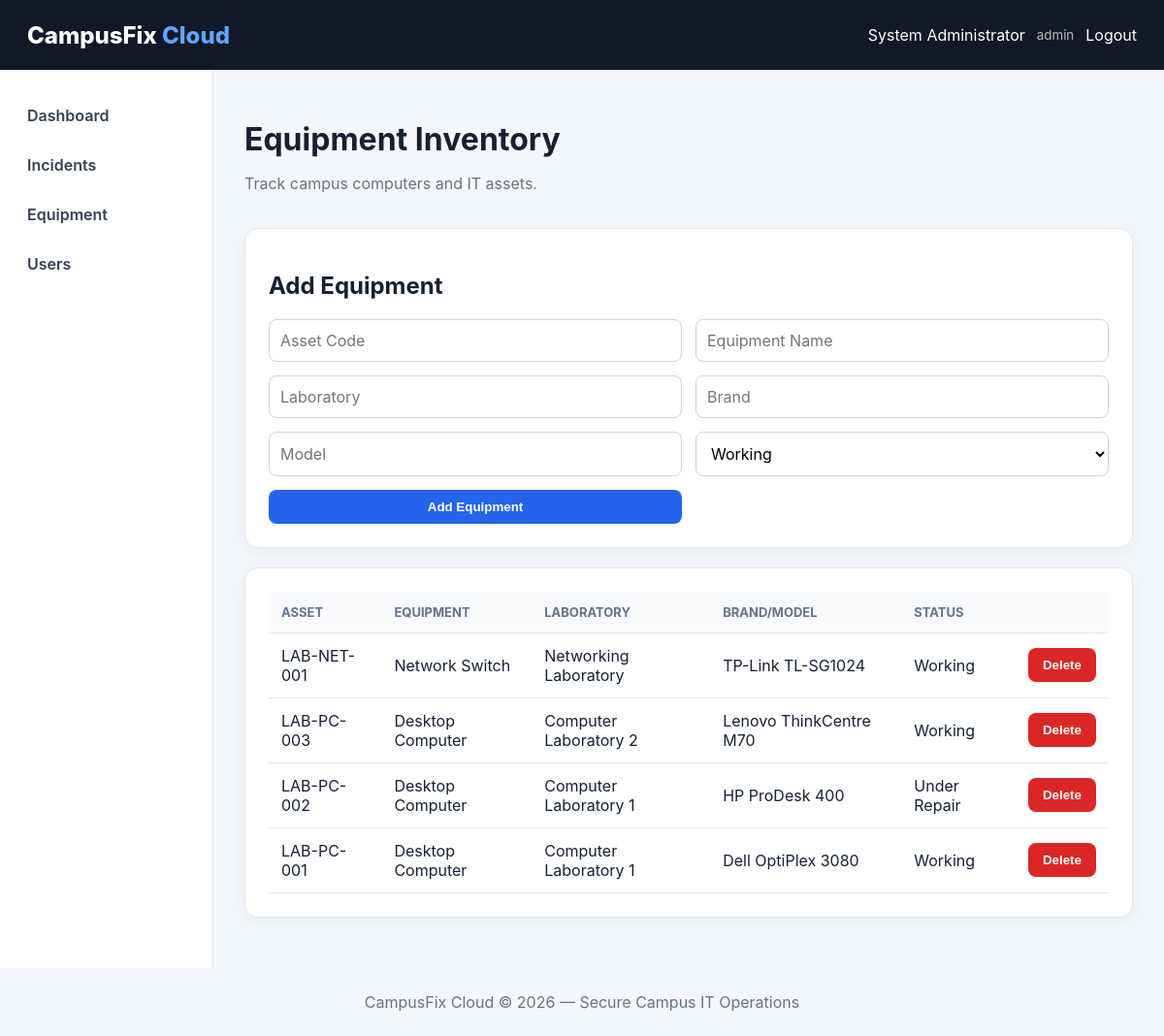
The page /website/equipment.php (signed in) on the database its author committed.
### tables this page shows
CREATE TABLE equipment (
    id INT AUTO_INCREMENT PRIMARY KEY,
    asset_code VARCHAR(50) NOT NULL UNIQUE,
    equipment_name VARCHAR(100) NOT NULL,
    laboratory VARCHAR(100) NOT NULL,
    brand VARCHAR(100),
    model VARCHAR(100),
    status ENUM('Working','Under Repair','Retired') DEFAULT 'Working',
    created_at TIMESTAMP DEFAULT CURRENT_TIMESTAMP
);

### website/equipment.php (the view, shortened to what this page needs)
<?php
require_once __DIR__ . '/config/auth.php';
$equipment = $pdo->query("SELECT * FROM equipment ORDER BY id DESC")->fetchAll();
include __DIR__ . '/includes/header.php';
?>
<div class="panel-head"><div><h1>Equipment Inventory</h1><p class="muted">Track campus computers and IT assets.</p></div></div>
<section class="panel">
<h2>Add Equipment</h2>
<form class="form-grid" method="post">
<input name="asset_code" placeholder="Asset Code" required>
<input name="equipment_name" placeholder="Equipment Name" required>
<input name="laboratory" placeholder="Laboratory" required>
<input name="brand" placeholder="Brand">
<input name="model" placeholder="Model">
<select name="status"><option>Working</option><option>Under Repair</option><option>Retired</option></select>
<button class="btn primary" type="submit">Add Equipment</button>
</form>
</section>
<section class="panel">
<div class="table-wrap"><table>
<tr><th>Asset</th><th>Equipment</th><th>Laboratory</th><th>Brand/Model</th><th>Status</th><th></th></tr>
<?php foreach ($equipment as $row): ?>
<tr>
<td><?= htmlspecialchars($row['asset_code']) ?></td>
<td><?= htmlspecialchars($row['equipment_name']) ?></td>
<td><?= htmlspecialchars($row['laboratory']) ?></td>
<td><?= htmlspecialchars($row['brand'].' '.$row['model']) ?></td>
<td><?= htmlspecialchars($row['status']) ?></td>
<td>
<?php if ($_SESSION['user']['role'] === 'admin'): ?>
<form method="post" onsubmit="return confirm('Delete this equipment?')">
<button class="btn danger" type="submit">Delete</button>
</form>
<?php endif; ?>
</td>
</tr>
<?php endforeach; ?>
</table></div>
</section>
<?php include __DIR__ . '/includes/footer.php'; ?>

### website/includes/header.php (shortened to what this page needs)
<!DOCTYPE html>
<html lang="en">
<head>
<link rel="stylesheet" href="css/style.css">
</head>
<body>
<header class="topbar">
    <a class="brand" href="index.php">CampusFix <span>Cloud</span></a>
    <div class="userbox">
        <?= htmlspecialchars($_SESSION['user']['full_name']) ?>
        <small><?= htmlspecialchars($_SESSION['user']['role']) ?></small>
        <a href="logout.php">Logout</a>
    </div>
</header>
<div class="layout">
<aside class="sidebar">
    <a href="index.php">Dashboard</a>
    <a href="incidents.php">Incidents</a>
    <a href="equipment.php">Equipment</a>
    <?php if ($_SESSION['user']['role'] === 'admin'): ?>
        <a href="users.php">Users</a>
    <?php endif; ?>
</aside>
<main class="content">

### website/includes/footer.php
</main>
</div>
<footer>CampusFix Cloud &copy; 2026 — Secure Campus IT Operations</footer>
</body>
</html>

### website/css/style.css (style rules this page uses)
* { box-sizing:border-box }
body { margin:0;font-family:Inter,Arial,sans-serif;background:#f4f7fb;color:#172033 }
a { color:#2563eb;text-decoration:none }
.topbar { height:72px;background:#111827;color:#fff;display:flex;align-items:center;justify-content:space-between;padding:0 28px }
.brand { font-size:24px;font-weight:800;color:#fff }
.brand span { color:#60a5fa }
.userbox { display:flex;align-items:center;gap:12px }
.userbox small { opacity:.7 }
.userbox a { color:#fff }
.layout { display:flex;min-height:calc(100vh - 72px) }
.sidebar { width:220px;background:#fff;border-right:1px solid #e5e7eb;padding:24px 12px }
.sidebar a { display:block;padding:13px 16px;border-radius:9px;color:#374151;font-weight:600;margin-bottom:5px }
.content { flex:1;padding:32px;max-width:1400px }
.muted { color:#6b7280 }
.stat,.panel { background:#fff;border:1px solid #e5e7eb;border-radius:14px;box-shadow:0 4px 18px rgba(15,23,42,.05) }
.panel { padding:24px;margin:20px 0 }
.panel-head { display:flex;justify-content:space-between;align-items:center;margin:20px 0 }
.panel-head h1 { margin:0 }
.btn { border:0;border-radius:8px;padding:10px 15px;cursor:pointer;font-weight:700;display:inline-block }
.btn.primary { background:#2563eb;color:#fff }
.btn.danger { background:#dc2626;color:#fff }
.table-wrap { overflow-x:auto }
table { width:100%;border-collapse:collapse }
th,td { text-align:left;padding:13px;border-bottom:1px solid #e5e7eb }
th { background:#f8fafc;font-size:13px;text-transform:uppercase;color:#64748b }
.form-grid { display:grid;grid-template-columns:repeat(2,1fr);gap:14px }
.form-grid button { align-self:end }
input,select,textarea { width:100%;padding:11px;border:1px solid #cbd5e1;border-radius:8px;background:#fff;font:inherit }
footer { text-align:center;color:#64748b;padding:25px }

### rows shown on the page
equipment: asset_code "LAB-NET-001", equipment_name "Network Switch", laboratory "Networking Laboratory", brand+model "TP-Link TL-SG1024", status "Working"
equipment: asset_code "LAB-PC-003", equipment_name "Desktop Computer", laboratory "Computer Laboratory 2", brand+model "Lenovo ThinkCentre M70", status "Working"
equipment: asset_code "LAB-PC-002", equipment_name "Desktop Computer", laboratory "Computer Laboratory 1", brand+model "HP ProDesk 400", status "Under Repair"
equipment: asset_code "LAB-PC-001", equipment_name "Desktop Computer", laboratory "Computer Laboratory 1", brand+model "Dell OptiPlex 3080", status "Working"

### other values the page prints
$_SESSION['user']['full_name'] "System Administrator"
$_SESSION['user']['role'] "admin"
